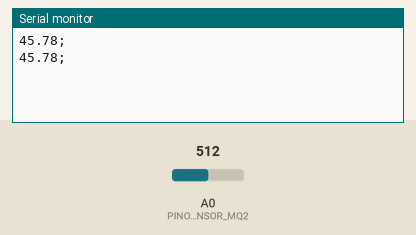
A sketch run on a simulated Arduino Uno, built with avr-gcc and run on an emulated ATmega328P. Parts: the last lines printed to the serial monitor. Inputs (shaded band) come from the test bench; at power-on: A0 (PINO_SENSOR_MQ2) = 512.

Above: at 2.8 s.
2.9 s: A0 (PINO_SENSOR_MQ2) set to 716
At 5.1 s:
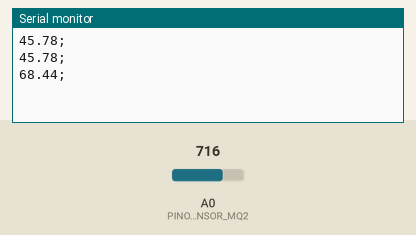
5.6 s: A0 (PINO_SENSOR_MQ2) set to 900
At 6.7 s:
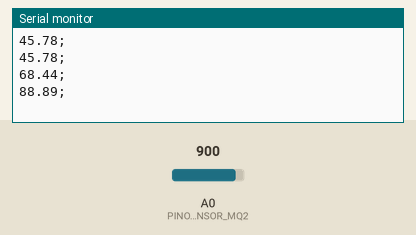
Timing chart, 0 to 8.6 s (numbered marks = the images above; inputs shaded):
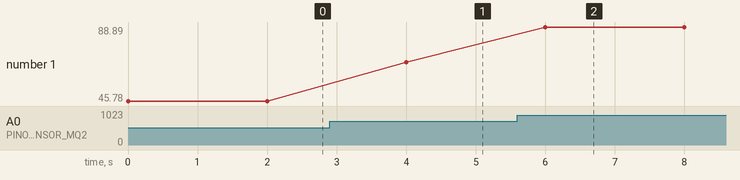

Measured:
- after the input at 2.9 s, the serial monitor: prints a new line after 1.1 s (image 1)
- after the input at 5.6 s, the serial monitor: prints a new line after 0.40 s (image 2)
- plotted number 1: 45.78 → 68.44 after the input at 2.9 s, 68.44 → 88.89 after the input at 5.6 s

The sketch:

Codigo_Sensor_MQ2.ino
```cpp
  // definindo a entrada analógica do sensor
const int PINO_SENSOR_MQ2 = A0;

  // definindo valores máximos e mínimos para serem captados
const int VALOR_MINIMO = 100;
const int VALOR_MAXIMO = 1000;

// Entrada de 9600 Bits
void setup() {
  Serial.begin(9600);
}

 // Comando sendo executado em looping de acordo com o delay
void loop() {

  // variavel de numero inteiro
  int valorSensor = analogRead(PINO_SENSOR_MQ2);

  // Realiza o cálculo onde o  resultado fica armazenado na variável porcentagem
  float porcentagem = ((float)(valorSensor - VALOR_MINIMO) / (VALOR_MAXIMO - VALOR_MINIMO)) * 100;

  // definindo uma condição de porcentagem
  if (porcentagem < 0) {
    porcentagem = 0;
  } else if (porcentagem > 100) {
    porcentagem = 100;
  }

  // declarar labels no plotter serial
//  Serial.print("Maxima:");
//  Serial.print(100);
//  Serial.print(" ");
//  Serial.print("Gás:");
   Serial.print(porcentagem);
   Serial.println(";");

//  Serial.print(" ");
//  Serial.print("Vazamento:");
//  Serial.print(60);
//  Serial.print(" ");
//  Serial.print("Alerta:");
//  Serial.print(30);
//  Serial.print(" ");
//  Serial.print("Minima:");
//  Serial.println(0);

  // delay para o código informar a cada 2s.
  delay(2000);
}
```
